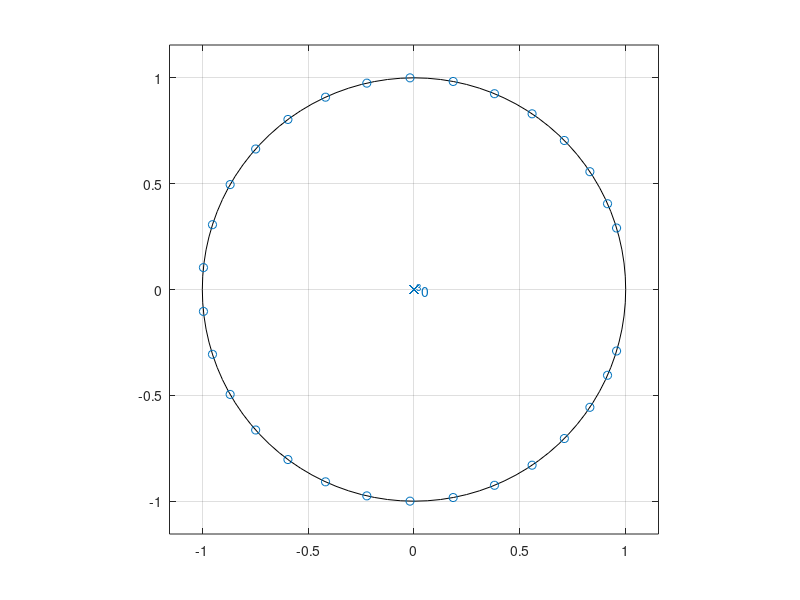
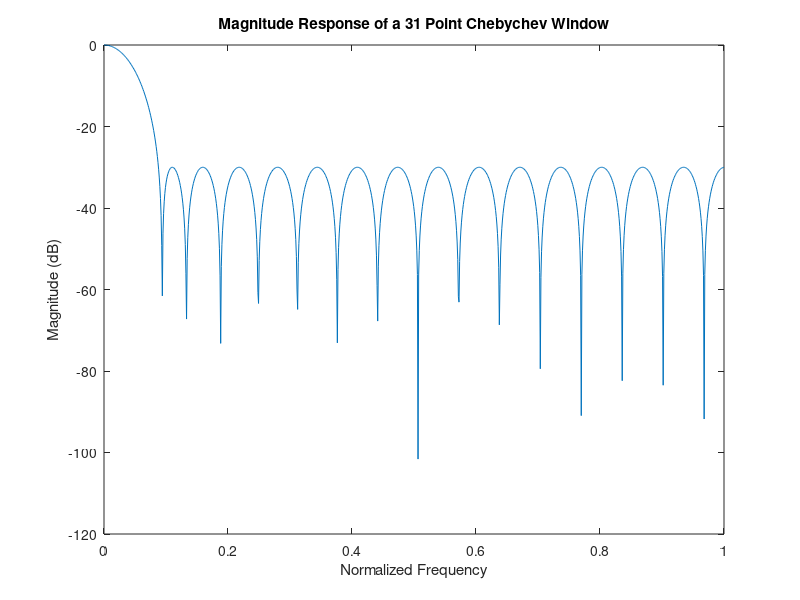
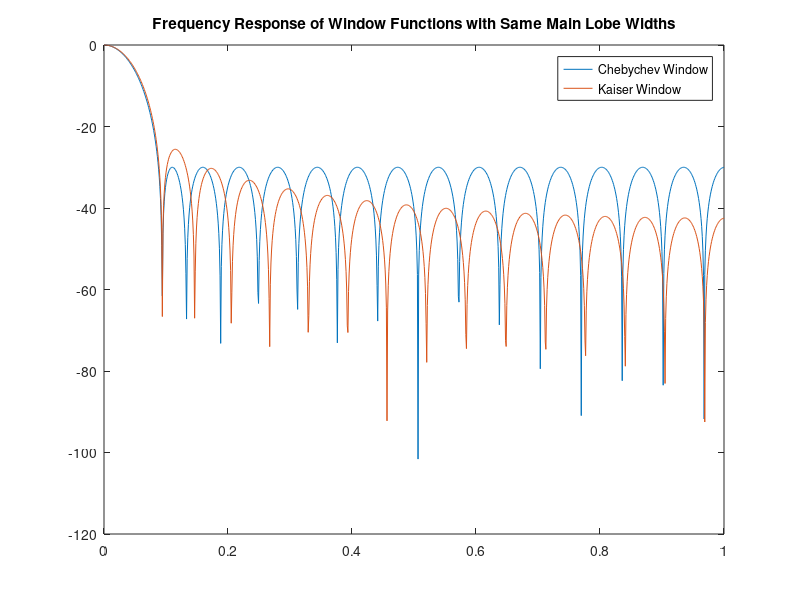
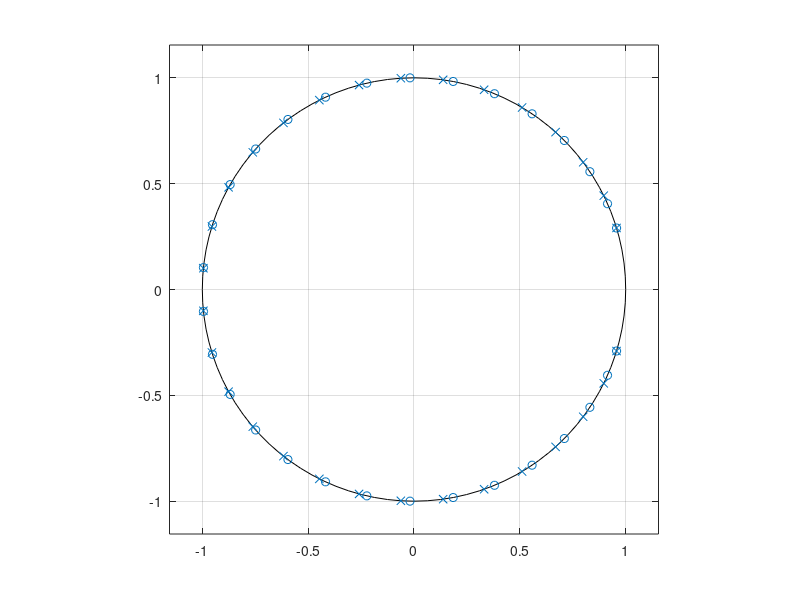

MATLAB code to generate these figures, in order:
%% Shifra Abittan
% DSP HW #6: FIR Filter Design

%% 1(a)
ChebWin = chebwin(31,30);
ChebWin = ChebWin./sum(ChebWin); %normalize

figure
t = 0:1:30;
stem(t,ChebWin)
title('31 Point CHEBYCHEV WINDOW with 30dB peak sidelobe level in TIME DOMAIN')
xlabel('time')

%% 1(b)
zplane(ChebWin.')

[ChebWinFreq,W] = freqz(ChebWin,1,1000,2);

%Identify first null
Null = (min(find(ChebWinFreq<0.02)))
MainLobeWidth = 2*(Null/1000)/(4*pi/31)

%% 1(c)
%ChebWinFreq2 = fft(ChebWin/sum(ChebWin),1000);
%ChebWinFreq = fftshift(ChebWinFreq);
%Fwin = linspace(-1,1,1000);

figure 
f = linspace(0,1,1000); %frequency on a normalized scale from 0 to 1/Nyquist bandwidth
plot(f,20*log10(abs(ChebWinFreq)))
title('Magnitude Response of a 31 Point Chebychev Window')
xlabel('Normalized Frequency')
ylabel('Magnitude (dB)')

%% 1(d)

% Generate Kaiser Window
beta = 3.14; 
KaiserWin = kaiser(31,beta);
KaiserWin = KaiserWin./sum(KaiserWin);

% Plot Time Domain
%{
figure
t = 0:1:30;
stem(t,KaiserWin)
title('31 Point KAISER WINDOW with b= in TIME DOMAIN')
xlabel('time')
%}

%% 1(e)
% Superimpose Freq Response of Kaiser on Chebychev Window to find beta

%KaiserFreq = fft(KaiserWin./31.6228,1000);
%KaiserFreq2 = fftshift(KaiserFreq);

KaiserFreq = freqz(KaiserWin,1,1000,2);

figure 
plot(f,20*log10(abs(ChebWinFreq)))
hold on
plot(f,20*log10(abs(KaiserFreq)))
title('Frequency Response of Window Functions with Same Main Lobe Widths')
legend('Chebychev Window','Kaiser Window')

figure
zplane(ChebWin.',KaiserWin.')

%% 1(f)
beta

%% 1(g)
PeakSideLobeLevel = min(20*log10(KaiserFreq(1)/min(abs(KaiserFreq(34:end)))))


%% 1(h) Fraction of Energy in Sidelobes
% Total Energy = mag squared added up of w[n]
% Fraction = sum of mag sq of freq coefficients from first null to pi
% Chebychev Window
TotalE_Cheb = sum((abs(ChebWin)).^2);
SidelobeE_Cheb = sum((abs(ChebWinFreq(34:end))).^2); %insert index from null
FractionCheb = SidelobeE_Cheb./TotalE_Cheb

Kaisernull = min(find(KaiserFreq<0.02)); %this is index 34
TotalE_Kaiser = sum((abs(KaiserWin)).^2);
SidelobeE_Kaiser = sum((abs(KaiserFreq(34:end))).^2); %insert index from null
FractionKaiser = SidelobeE_Kaiser./TotalE_Kaiser

%% 2(b)
PDev = (10.^(2/20) - 1)./(10^(2/20) + 1);
SDev = 10^(-30/20);

%% 2(c)
% KAISER DESIGN
F = [1.5e6 2e6 3e6 3.5e6]; %band edge freq in Hz
A = [0 1 0]; %ideal behavior in band
DEV = [SDev,PDev,SDev]; %maximum deviations on linear scale
Fs = 10e6; %sampling frequency

[N,Wn,BTA,FILTYPE] = kaiserord(F,A,DEV,Fs);
B = fir1(N+1,Wn,FILTYPE,kaiser(N+2,BTA),'noscale');

% PARKS-MCCLELLAN EQUIRIPPLE DESIGN
[N_rip,Fo_rip,Ao_rip,W_rip] = firpmord(F,A,DEV,Fs);
B_rip = firpm(N_rip+4,Fo_rip,Ao_rip,W_rip); 

%% 2(d)
% Specify Filter Orders
KaiserOrder = N+1
EquirippleOrder = N_rip+4

% Time Stem Plots

% Pad shorter filter with zeros (generic code that allows for any
% difference in length between the two filters) 
[~,c] = size(B);
[~,c_rip] = size(B_rip);

pad = abs(c-c_rip);
% check which filter needs padding
if c-c_rip < 0
    B = [B zeros(1,pad)];
end
if c-c_rip > 0
    B_rip= [B_rip zeros(1,pad)];
end

tfilt = 0:c-1;
figure
subplot(1,2,1)
stem(tfilt,B)
title('Kaiser Digital Bandpass Filter in Time Domain')
xlabel('time')
xlim([0 c-1])

subplot(1,2,2)
stem(tfilt,B_rip)
title('Parks-McClellan Equiripple Digital Bandpass Filter in Time Domain')
xlabel('time')
xlim([0 c-1])

% Magnitude Response in Frequency

[H,~] = freqz(B);
[H_rip,~] = freqz(B_rip);

F = linspace(0,5*10e6,512);

figure
subplot(1,2,1)
plot(F,20*log10(abs(H)))
title('Magnitude Response of Kaiser Filter')
xlabel('Frequency (Hz)')
ylabel('Magnitude (dB)')
ylim([-50 2])

% Plot Specs
hold on
plot(repmat(2*10e6,1,53),(-50:1:2),'--','Color','r') %passband
hold on
plot(repmat(3*10e6,1,53),(-50:1:2),'--','Color','r') %passband
hold on
plot(repmat(1.5*10e6,1,53),(-50:1:2),'--','Color','g') %stopband
hold on
plot(repmat(3.5*10e6,1,53),(-50:1:2),'--','Color','g') %stopband
hold on
plot(F,repmat(0,1,512),':','Color','k') %passband tolerance
hold on
plot(F,repmat(-2,1,512),':','Color','k') %passband tolerance

subplot(1,2,2)
plot(F,20*log10(abs(H_rip)))
title('Magnitude Response of Parks-McClellan Equiripple Filter')
xlabel('Frequency (Hz)')
ylabel('Magnitude (dB)')
ylim([-50 2])

% Plot Specs
hold on
plot(repmat(2*10e6,1,53),(-50:1:2),'--','Color','r') %passband
hold on
plot(repmat(3*10e6,1,53),(-50:1:2),'--','Color','r') %passband
hold on
plot(repmat(1.5*10e6,1,53),(-50:1:2),'--','Color','g') %stopband
hold on
plot(repmat(3.5*10e6,1,53),(-50:1:2),'--','Color','g') %stopband
hold on
plot(F,repmat(0,1,512),':','Color','k') %passband tolerance
hold on
plot(F,repmat(-2,1,512),':','Color','k') %passband tolerance

%In both the Kaiser design and the PM Equiripple design, the stopband 
%attentuation matches the specifications of 30dB down. The passband
%specification is not met perfectly in either but it is closer than in
%lower orders. For the PM Equiripple, any order lower than 23 does not meet
%the stopband specs. I tried increasing the order tremendously and it does
%not help with the passband specification failure in any specific way.
%% 2(e)
InvProp = W_rip.*DEV.'
% This statement above shows that the weights are inversely proportional to
% the deviations in the bands. Mathematically W prop to 1/deviations.
% Therefore, W.*deviations should equal a constant. InvProp is equal to a
% constant value for all the weight/deviation pairs.